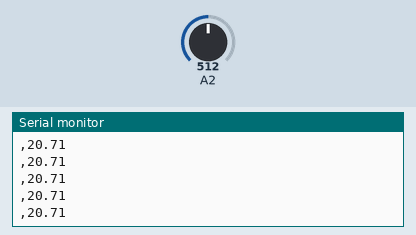
Simulated run of this sketch. Board: Arduino Uno, built with avr-gcc and run on an emulated ATmega328P. On the bench: the last lines printed to the serial monitor. The test bench sets the inputs (shaded band); at power-on: A2 = 512.

Above: at 1.2 s.
1.3 s: A2 set to 0
At 1.9 s:
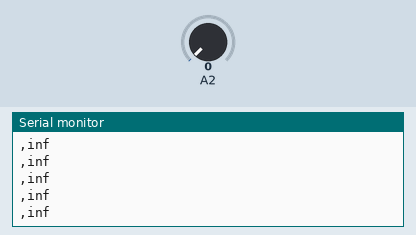
3.3 s: A2 set to 122
At 3.8 s:
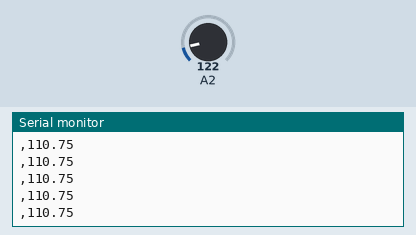
Timing chart, 0 to 6.3 s (numbered marks = the images above; inputs shaded):
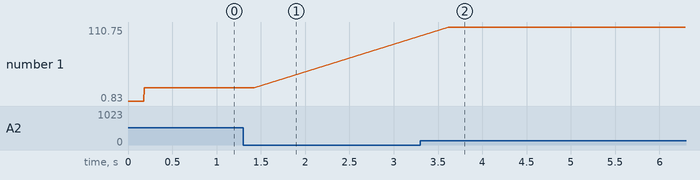

The sketch:

sensor.ino
```cpp
int enable[] = {0,0,0,0,0,0,0,0,0,0,0,0,0,0, 0,0,1,0,0,0};
int longRange[] = {0,0,0,0,0,0,0,0,0,0,0,0,0,0, 0,0,1,1,0,0};
float runningDistance[] = {0,0,0,0,0,0,0,0,0,0,0,0,0,0, 0,0,0,0,0,0};
float averageDistance[] = {0,0,0,0,0,0,0,0,0,0,0,0,0,0, 0,0,0,0,0,0};
float currentDistance[] = {0,0,0,0,0,0,0,0,0,0,0,0,0,0, 0,0,0,0,0,0};
int arrLength = 20;
int times = 25, count = 0;
float distance = 0, sensorValue = 0;
void setup() {
  // put your setup code here, to run once:
  Serial.begin(9600);
  pinMode(A0, INPUT);
  pinMode(A1, INPUT);
  pinMode(A2, INPUT);
  pinMode(A3, INPUT);
  pinMode(A4, INPUT);
  pinMode(A5, INPUT);
}
int i=0;
void loop() {
  // put your main code here, to run repeatedly:

  for(i=0;i<arrLength;i++)
  {
    if(enable[i]==1)
    {
      sensorValue = analogRead(i);
      if(longRange[i]==1)
      {
        distance = 30431 * pow(sensorValue, -1.169);
      }
      else
      {
        distance = 12343.85 * pow(sensorValue, -1.15);
      }

      //Serial.print(distance);
      runningDistance[i] = runningDistance[i] + distance;
    }

  }
  if(count % times == 0)
  {
    for(i=0;i<arrLength;i++)
    {
      if(enable[i]==1)
      {
        averageDistance[i] = runningDistance[i]/times;
        currentDistance[i] = averageDistance[i];
        //Serial.print(i);
        //Serial.print(",");
        //Serial.print(averageDistance[i]);
        //Serial.println("     ");
        runningDistance[i] = 0;
        averageDistance[i] = 0;

      }
    }
  }
  for(i=0;i<arrLength;i++)
  {
    if(enable[i]==1)
    {
      //Serial.print(count%times);
      Serial.print(",");
      Serial.println(currentDistance[i]);

    }
  }


  count++;
}
```

Measured:
- after the input at 1.3 s, the serial monitor: prints a new line after 0.13 s (image 1)
- after the input at 3.3 s, the serial monitor: prints a new line after 0.32 s (image 2)
- plotted number 1: 20.71 → 110.7 after the input at 3.3 s
